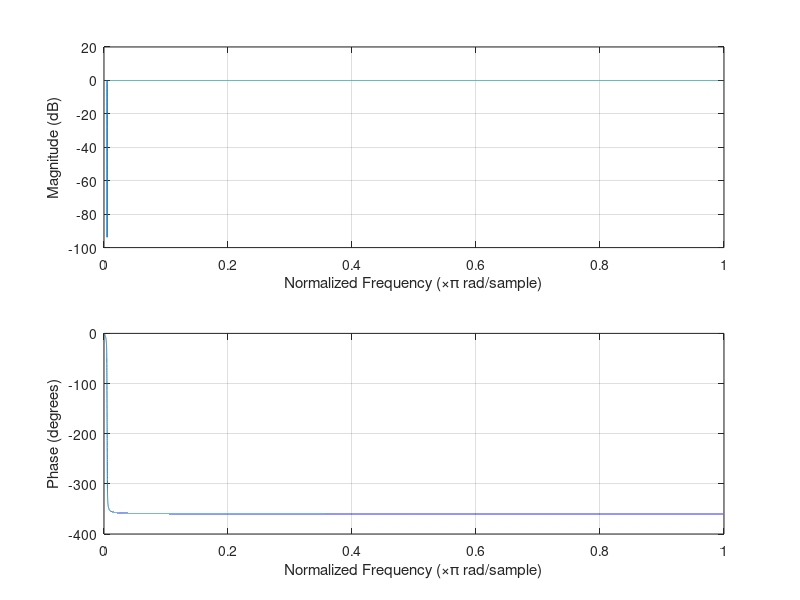
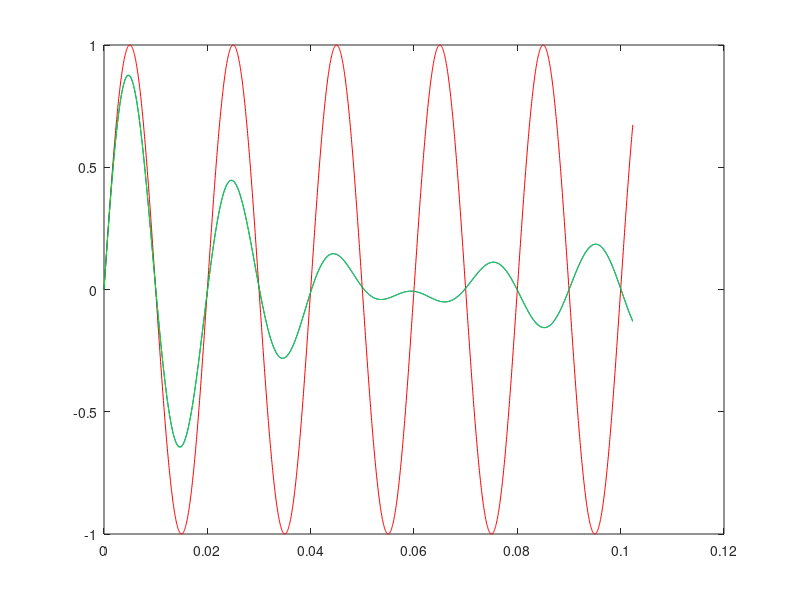

MATLAB code to generate these figures, in order: (Note: this script raises an error after producing the figures.)
%//////////////////////////////////////////////////////////////////////////////////
%// Kolo Naukowe Systemow Scalonych
%// 10.2017
%// 
%// Projekt: Adaptacyjne filtry cyfrowe do kondycjonowania sygnalow biomedycznych 
%//////////////////////////////////////////////////////////////////////////////////

clear all;
close all;

format long

n = 4;      %rzad filtru
fs = 20000;    %czestotliwosc probkowania
f = 50;       %czestotliwosc wyciecia
f1 = f-3;     %czestotliwosc mniejsza od f dla ktorej ampiltuda spada o 3dB
f2 = f+3;     %czestotliwosc wieksza od f dla ktorej ampiltuda spada o 3dB

Wn = [2*f1/fs 2*f2/fs];     %unormowana "szerokosc" pasma pracy (matlab sam dodaje pi)
ftype = 'stop';             %typ filtru pasmowo zaporowy

[b,a] = butter(n/2,Wn,ftype);   %n/2 bo parametr 2n, b - licznik, a - mianownik transmitancji

[SOS, G] = tf2sos(b,a);     %wytworzenie wspolczynnikow do biquada

G_prim = G^(1/2);

N=2048;         %ilosc probek do wykresu
ts=1/fs;        %okres probkowania

t = ts*(0:N-1);     %wektor czasu 

figure;
freqz(b,a, 2^16)

dataIn = sin(2*pi*f*t);          %sinus o czestotliwosci odfiltrowywanej
dataOut = filter(b,a,dataIn);    %po filtracji 

dataOut2 = filter(SOS(1, 1:3), SOS(1, 4:6), dataIn);
dataOut3 = filter(SOS(2, 1:3), SOS(2, 4:6), dataOut2);  %sprawdzenie matrycy SOS


figure;
plot(t, dataIn, '-r' ,t, dataOut, '-b', t, dataOut3, '-g' )


disp(['Wspolczynnik b0 filtru pierwszego: ', dec2fixpoint(SOS(1,1), 20)]);
disp(['Wspolczynnik b1 filtru pierwszego: ', dec2fixpoint(SOS(1,2), 20)]);
disp(['Wspolczynnik b2 filtru pierwszego: ', dec2fixpoint(SOS(1,3), 20)]);
disp(['Wspolczynnik a0 filtru pierwszego: ', dec2fixpoint(SOS(1,4), 20)]);
disp(['Wspolczynnik a1 filtru pierwszego: ', dec2fixpoint(SOS(1,5), 20)]);
disp(['Wspolczynnik a2 filtru pierwszego: ', dec2fixpoint(SOS(1,6), 20)]);
disp(['Wspolczynnik b0 filtru drugiego:   ', dec2fixpoint(SOS(2,1), 20)]);
disp(['Wspolczynnik b1 filtru drugiego:   ', dec2fixpoint(SOS(2,2), 20)]);
disp(['Wspolczynnik b2 filtru drugiego:   ', dec2fixpoint(SOS(2,3), 20)]);
disp(['Wspolczynnik a0 filtru drugiego:   ', dec2fixpoint(SOS(2,4), 20)]);
disp(['Wspolczynnik a1 filtru drugiego:   ', dec2fixpoint(SOS(2,5), 20)]);
disp(['Wspolczynnik a2 filtru drugiego:   ', dec2fixpoint(SOS(2,6), 20)]);
disp(['Wspolczynnik pierwiastek z G:      ', dec2fixpoint(G_prim, 20)]);
